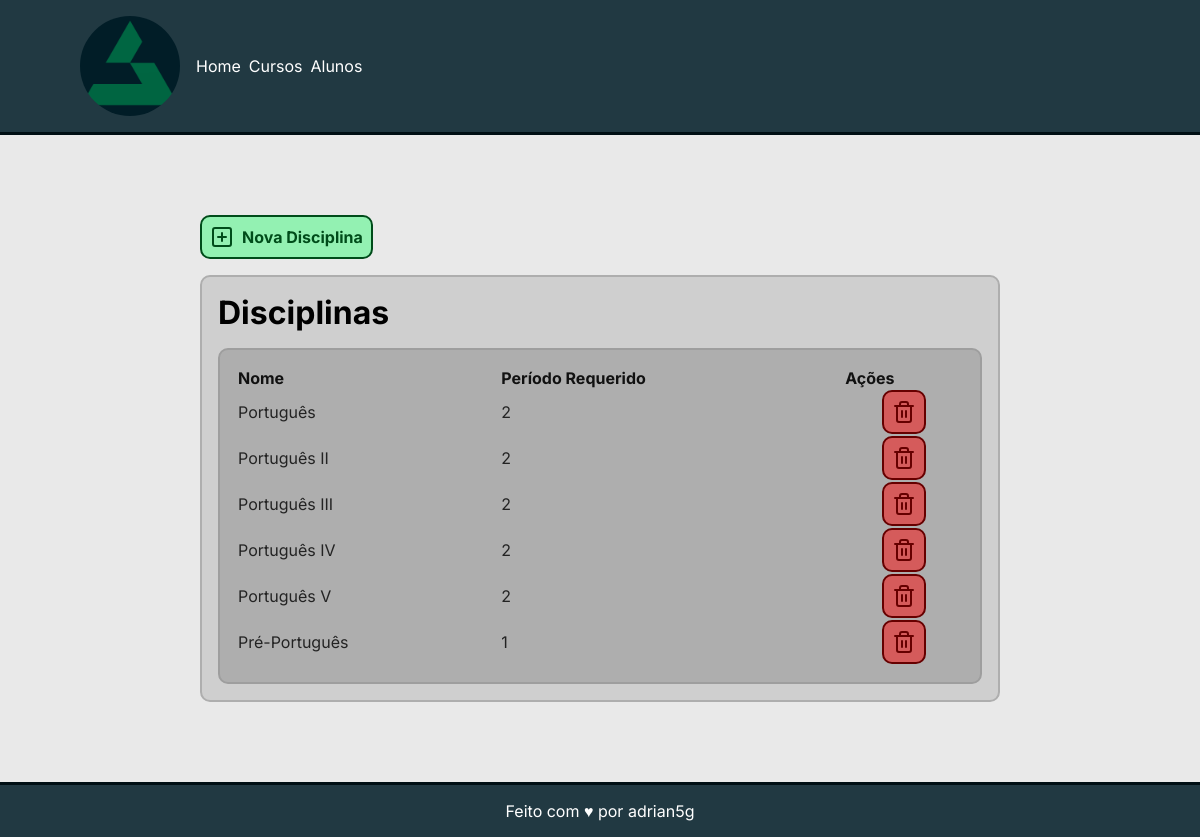
The app's page /listar_disciplinas/4/ with its own data.
### core/models.py (models this page shows, shortened)
class Disciplina(models.Model):
    nome = models.CharField('Nome', max_length=300)
    periodo_requerido = models.IntegerField('Perído Requerido')
    curso = models.ForeignKey(Curso, on_delete=models.PROTECT)

### core/views.py (the view)
# urls.py: path('listar_disciplinas/<int:id>/', listar_disciplinas, name='listar_disciplinas'),
def listar_disciplinas(request, id):
    disciplinas = Disciplina.objects.filter(curso=id)
    context = {
        'curso_id': id,
        'disciplinas': disciplinas
    }
    return render(request, 'cursos/listar_disciplinas.html', context)

### core/templates/cursos/listar_disciplinas.html
{% extends 'base.html' %}
{% block conteudo %}
<main class="container">
  <div class="botoes">
    <a class="btn" href="{% url 'cadastrar_disciplina' curso_id %}">
      <i data-lucide="square-plus"></i>
      <p>Nova Disciplina</p>
    </a>
  </div>
  <div class="quadro">
    <h1>Disciplinas</h1>
    <table>
      <tr>
        <th>Nome</th>
        <th>Período Requerido</th>
        <th>Ações</th>
      </tr>
      {% for disciplina in disciplinas %}
      <tr>
        <td>{{disciplina.nome}}</td>
        <td>{{disciplina.periodo_requerido}}</td>
        <td>
          <div>
            <a class="btn btn--red" href="{% url 'remover_disciplina' disciplina.curso.id disciplina.id %}">
              <i data-lucide="trash-2"></i>
            </a>
          </div>
        </td>
      </tr>
      {% endfor %}
    </table>
  </div>
</main>
{% endblock %}

### core/templates/base.html (shortened to what this page needs)
{% load static %}
<!DOCTYPE html>
<html lang="pt-br">
  <head>
    <link rel="stylesheet" href="{% static 'styles.css' %}" />
  </head>
  <body>
    <header class="topbar">
      <img src="{% static 'img/logo.png' %}" alt="logo" class="logo" />
      <nav class="links">
        <a href="{% url 'home' %}">Home</a>
        <a href="{% url 'listar_cursos' %}">Cursos</a>
        <a href="{% url 'listar_alunos' %}">Alunos</a>
      </nav>
    </header>
    {% block conteudo %} {% endblock %}
    <footer class="bottombar">
      <p>Feito com &hearts; por <a href="https://github.com/adrian5g">adrian5g</a></p>
    </footer>
  </body>
</html>

### core/static/styles.css (style rules this page uses)
* { padding: 0; margin: 0; box-sizing: border-box; font-family: Inter, Arial, Helvetica, sans-serif; }
a { text-decoration: none; color: white; }
body { display: flex; flex-direction: column; justify-content: space-between; min-height: 100dvh; background-color: #e9e9e9; }
.btn { --btn-text: #004c1a; --btn-bg: #01ff555e; display: flex; align-items: center; width: fit-content; gap: 0.5rem; font-weight: bold; color: var(--btn-text); background-color: var(--btn-bg); padding: 0.5rem; border-radius: 10px; border: 2px solid var(--btn-text); transition: 500ms; cursor: pointer; }
.btn--red { --btn-text: #660000; --btn-bg: #ff00007a; }
.container { margin-top: 5rem; width: 800px; margin-inline: auto; display: flex; flex-direction: column; gap: 1rem; }
.quadro { background-color: #cfcfcf; border: solid 2px #aeaeae; padding: 1rem; border-radius: 10px; display: flex; flex-direction: column; gap: 1rem; }
.botoes { display: flex; gap: 1rem; width: 100%; }
.topbar { background-color: #011d27db; border-bottom: 3px solid #000f14; display: flex; align-items: center; padding: 1rem 5rem; gap: 1rem; }
.logo { height: 100px; border-radius: 50%; }
.links { display: flex; gap: 0.5rem; }
.bottombar { background-color: #011d27db; border-top: 3px solid #000f14; padding: 1rem; margin-top: 5rem; width: 100%; display: flex; align-items: center; justify-content: center; color: white; }
table { background-color: #aeaeae; color: #232323; border: solid 2px #9e9e9e; border-radius: 10px; padding: 1rem; }
th { text-align: start; color: #111111; }
td > div { display: flex; gap: 0.5rem; align-items: center; justify-content: center; }

### records on screen
Disciplina: nome "Português", periodo_requerido "2"
Disciplina: nome "Português II", periodo_requerido "2"
Disciplina: nome "Português III", periodo_requerido "2"
Disciplina: nome "Português IV", periodo_requerido "2"
Disciplina: nome "Português V", periodo_requerido "2"
Disciplina: nome "Pré-Português", periodo_requerido "1"
